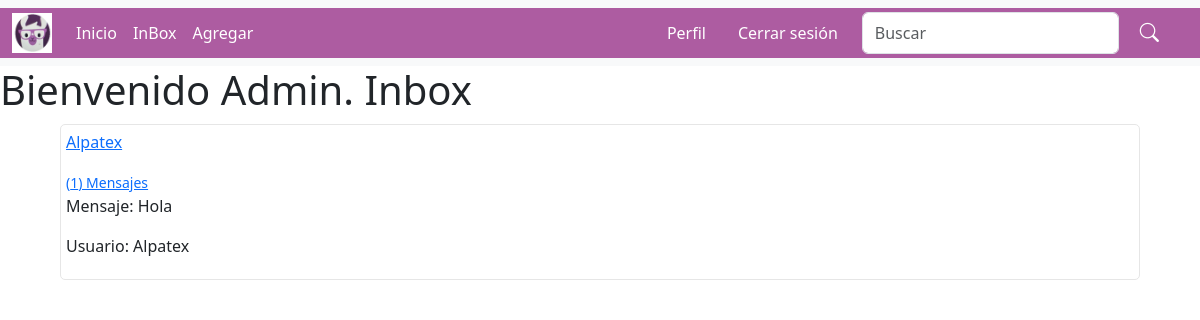
Page /inbox/ (signed in) on the earlier database version.
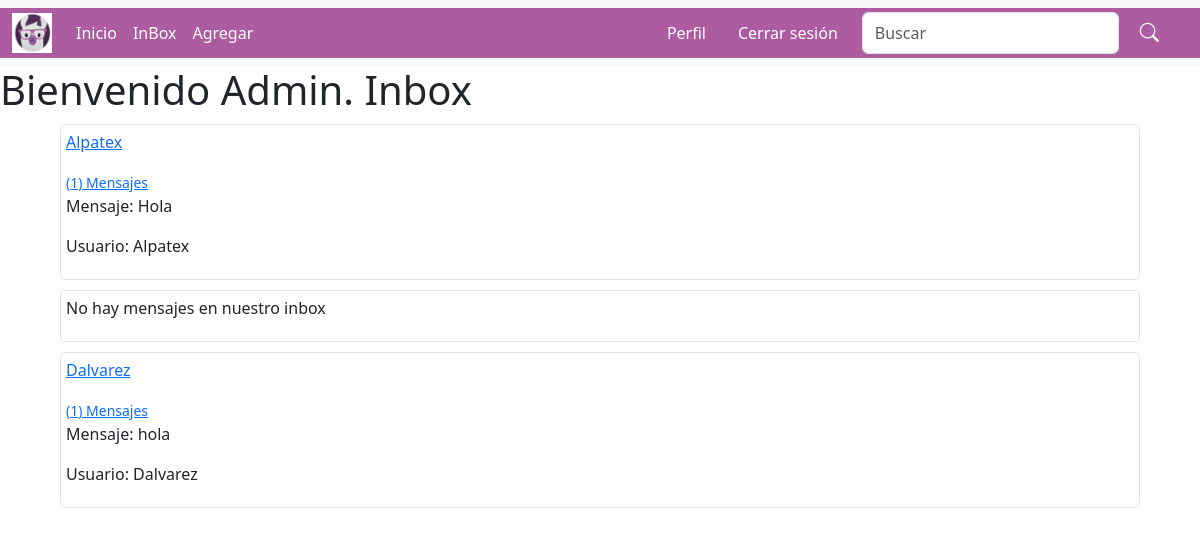
Same page on the later database version.
### Dm/models.py (models this page shows)
class ModelBase(models.Model):
    id = models.UUIDField(default=uuid.uuid4, primary_key=True, db_index=True, editable= False)
    tiempo = models.DateTimeField(auto_now_add=True)
    actualizar = models.DateTimeField(auto_now=True)
    class Meta:
        abstract = True

class CanalUsuario(ModelBase):
    canal = models.ForeignKey("Canal", null=True, on_delete=models.SET_NULL) #SET_NULL, pueda conservar los antiguos mensajes
    usuario = models.ForeignKey(User, on_delete=models.CASCADE)

class Canal(ModelBase):
    usuarios = models.ManyToManyField(User, blank=True, through=CanalUsuario)
    objects = CanalManager()

class CanalMensaje(ModelBase):
    canal = models.ForeignKey("Canal", on_delete=models.CASCADE)
    usuario= models.ForeignKey(User, on_delete=models.CASCADE)
    texto = models.TextField()

### Dm/views.py (the view)
# urls.py: path("inbox/", Inbox.as_view(), name="inbox"),
class Inbox(View):
	def get(self, request): #Obtiene los mensajes
		inbox = Canal.objects.filter(canalusuario__usuario__in=[request.user.id])
		context = {"inbox":inbox}
		return render(request, 'index/inbox.html', context)

### Dm/models.py (called while the page is built)
    def get_queryset(self, *args, **kwargs):
        return CanalQuerySet(self.model, using=self._db)

### index/templates/index/inbox.html (shortened to what this page needs)
{% extends "index/base.html" %}
{% block body %}
	<h1>
		Bienvenido {{user}}. Inbox
	</h1>
	{% for inbox in inbox %}
		<div class="div_inbox">
			{% for second_user in inbox.canalusuario_set.all %}
				{% if second_user.usuario ==  request.user %}
				{% else %}
					<a href="{% url 'detailms' second_user.usuario.username %}">
						<p>{{second_user.usuario}}</p>
						<small>({{inbox.canalmensaje_set.count}}) Mensajes</small>
					</a>
				{% endif %}
			{% endfor %}
			{% if inbox.canalmensaje_set.count != 0 %}
				<div class="div_ms_inbox">
					{% with ultimo_mensaje=inbox.canalmensaje_set.last %}
						<p>Mensaje: {{ultimo_mensaje.texto}}</p>
						<p>Usuario: {{ultimo_mensaje.usuario}}</p>
					{% endwith %}
				</div>
			{% else %}
				<p>No hay mensajes en nuestro inbox</p>
			{% endif %}
		</div>
		{% empty %}
		<h2>Inbox Vacio</h2>
	{% endfor %}
{% endblock %}

### index/templates/index/base.html (shortened to what this page needs)
{% load static %}
<!DOCTYPE html>
<html lang="en">
<head>
    <link href="https://cdn.jsdelivr.net/npm/bootstrap@5.3.5/dist/css/bootstrap.min.css" rel="stylesheet">
    <link rel="stylesheet" href="https://cdn.jsdelivr.net/npm/bootstrap-icons@1.10.5/font/bootstrap-icons.css">
    <link rel="stylesheet" href="{% static 'css/style_navbar.css' %}">
</head>
<body>
    <nav class="navbar navbar-expand-lg bg-body-tertiary">
        <div class="container-fluid navbar-estilo">
            <a class="navbar-brand" href="{% url 'home' %}">
                <img src="{% static 'img/logo.png' %}" alt="Alpatex" width="40" height="40">
            </a>
            <div class="collapse navbar-collapse" id="navbarSupportedContent">
                <ul class="navbar-nav me-auto mb-2 mb-lg-0">
                    <li class="nav-item">
                        <a class="nav-link" href="{% url 'home' %}">Inicio</a>
                    </li>
                    <li class="nav-item">
                        <a class="nav-link" href="{% url 'inbox' %}">InBox</a>
                    </li>
                    <li class="nav-item">
                        <a class="nav-link" href="{% url 'producto_add' %}">Agregar</a>
                    </li>
                </ul>
                <ul class="navbar-nav ms-auto mb-2 mb-lg-0 d-flex align-items-center gap-3 me-3">
                    {% if user.is_authenticated %}
                        <li class="nav-item">
                            <a class="nav-link" href="{% url 'perfil' %}">Perfil</a>
                        </li>
                        <li class="nav-item">
                            <form method="POST" action="{% url 'logout' %}">
                                <button type="submit" class="nav-link btn btn-link crear-cuenta">Cerrar sesión</button>
                            </form>
                        </li>
                    {% else %}
                        <li class="nav-item">
                            <a class="nav-link" href="/">Iniciar sesión</a>
                        </li>
                    {% endif %}
                    <li class="nav-item formulario-busqueda">
                        <form class="d-flex" role="search">
                            <input class="form-control me-2" type="search" placeholder="Buscar" aria-label="Search">
                            <button type="submit" class="btn">
                                <i class="bi bi-search"></i>
                            </button>
                        </form>
                    </li>
                </ul>
            </div>
        </div>
    </nav>
    {% block body %}
    {% endblock body %}
</body>
</html>

### index/static/css/style_navbar.css (style rules this page uses)
.navbar-estilo { background-color: #AD5CA1; }
.btn, .nav-link { color: white !important; font-weight: normal; text-decoration: none; }
.formulario-busqueda .btn i { font-size: 1.2rem; transition: transform 0.2s; }

### index/templates/index/inbox.html (style rules this page uses)
.div_inbox { width: 90%; margin:10px auto; background: #fff; border-radius: 5px; border:1px solid #e6e6e6; padding: 5px; }

Differences in the rows shown:
added Canal: shows "No hay mensajes en nuestro inbox"
added Canal: canalmensaje_set.count "1", canalmensaje_set.last.texto "hola", canalmensaje_set.last.usuario "Dalvarez"
added CanalUsuario: usuario "Dalvarez", shown under "hola"
